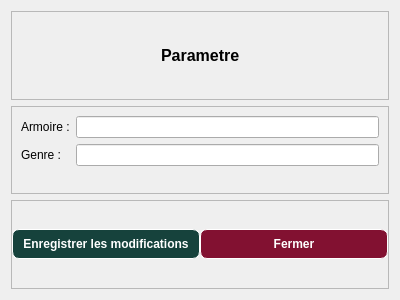
<?xml version="1.0" encoding="UTF-8"?>
<ui version="4.0">
 <class>Parametre</class>
 <widget class="QWidget" name="Parametre">
  <property name="geometry">
   <rect>
    <x>0</x>
    <y>0</y>
    <width>400</width>
    <height>300</height>
   </rect>
  </property>
  <property name="windowTitle">
   <string>Form</string>
  </property>
  <layout class="QVBoxLayout" name="verticalLayout">
   <item>
    <widget class="QFrame" name="frame">
     <property name="frameShape">
      <enum>QFrame::Shape::StyledPanel</enum>
     </property>
     <property name="frameShadow">
      <enum>QFrame::Shadow::Raised</enum>
     </property>
     <layout class="QHBoxLayout" name="horizontalLayout">
      <item>
       <spacer name="horizontalSpacer_2">
        <property name="orientation">
         <enum>Qt::Orientation::Horizontal</enum>
        </property>
        <property name="sizeHint" stdset="0">
         <size>
          <width>40</width>
          <height>20</height>
         </size>
        </property>
       </spacer>
      </item>
      <item>
       <widget class="QLabel" name="label">
        <property name="font">
         <font>
          <pointsize>12</pointsize>
          <bold>true</bold>
         </font>
        </property>
        <property name="text">
         <string>Parametre</string>
        </property>
       </widget>
      </item>
      <item>
       <spacer name="horizontalSpacer">
        <property name="orientation">
         <enum>Qt::Orientation::Horizontal</enum>
        </property>
        <property name="sizeHint" stdset="0">
         <size>
          <width>133</width>
          <height>20</height>
         </size>
        </property>
       </spacer>
      </item>
     </layout>
    </widget>
   </item>
   <item>
    <widget class="QFrame" name="frame_2">
     <property name="frameShape">
      <enum>QFrame::Shape::StyledPanel</enum>
     </property>
     <property name="frameShadow">
      <enum>QFrame::Shadow::Raised</enum>
     </property>
     <layout class="QFormLayout" name="formLayout">
      <item row="0" column="0">
       <widget class="QLabel" name="label_2">
        <property name="text">
         <string>Armoire :</string>
        </property>
       </widget>
      </item>
      <item row="0" column="1">
       <widget class="QLineEdit" name="lineEditArmoire"/>
      </item>
      <item row="1" column="0">
       <widget class="QLabel" name="label_3">
        <property name="text">
         <string>Genre :</string>
        </property>
       </widget>
      </item>
      <item row="1" column="1">
       <widget class="QLineEdit" name="lineEditGenre"/>
      </item>
     </layout>
    </widget>
   </item>
   <item>
    <widget class="QFrame" name="frame_3">
     <property name="frameShape">
      <enum>QFrame::Shape::StyledPanel</enum>
     </property>
     <property name="frameShadow">
      <enum>QFrame::Shadow::Raised</enum>
     </property>
     <layout class="QHBoxLayout" name="horizontalLayout_2">
      <property name="spacing">
       <number>0</number>
      </property>
      <property name="leftMargin">
       <number>0</number>
      </property>
      <property name="topMargin">
       <number>0</number>
      </property>
      <property name="rightMargin">
       <number>0</number>
      </property>
      <property name="bottomMargin">
       <number>0</number>
      </property>
      <item>
       <widget class="QPushButton" name="btnEnregistrerParametre">
        <property name="font">
         <font>
          <bold>true</bold>
         </font>
        </property>
        <property name="styleSheet">
         <string notr="true">QPushButton{
	border: 1px solid white;
	border-radius: 7px;
	background-color: #16423C;
	color:white;
	padding: 7px;
}
QPushButton:hover{
	background-color: #6A9C89;
}</string>
        </property>
        <property name="text">
         <string>Enregistrer les modifications</string>
        </property>
       </widget>
      </item>
      <item>
       <widget class="QPushButton" name="btnAnnulerParametre">
        <property name="font">
         <font>
          <bold>true</bold>
         </font>
        </property>
        <property name="styleSheet">
         <string notr="true">QPushButton{
	border: 1px solid white;
	border-radius: 7px;
	background-color: #821131;
	color:white;
	padding: 7px;
}
QPushButton:hover{
	background-color: #C7253E;
}</string>
        </property>
        <property name="text">
         <string>Fermer</string>
        </property>
       </widget>
      </item>
     </layout>
    </widget>
   </item>
  </layout>
 </widget>
 <resources/>
 <connections/>
</ui>
